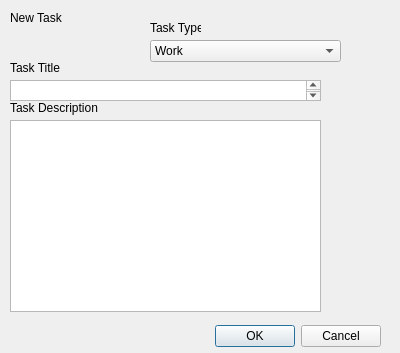
<?xml version="1.0" encoding="UTF-8"?>
<ui version="4.0">
 <class>newTask_form</class>
 <widget class="QWidget" name="newTask_form">
  <property name="geometry">
   <rect>
    <x>0</x>
    <y>0</y>
    <width>400</width>
    <height>353</height>
   </rect>
  </property>
  <property name="windowTitle">
   <string>Form</string>
  </property>
  <widget class="QDialogButtonBox" name="buttonBox">
   <property name="geometry">
    <rect>
     <x>40</x>
     <y>320</y>
     <width>341</width>
     <height>32</height>
    </rect>
   </property>
   <property name="orientation">
    <enum>Qt::Horizontal</enum>
   </property>
   <property name="standardButtons">
    <set>QDialogButtonBox::Cancel|QDialogButtonBox::Ok</set>
   </property>
  </widget>
  <widget class="QLabel" name="label">
   <property name="geometry">
    <rect>
     <x>10</x>
     <y>10</y>
     <width>61</width>
     <height>16</height>
    </rect>
   </property>
   <property name="text">
    <string>New Task</string>
   </property>
  </widget>
  <widget class="QTextEdit" name="task_title">
   <property name="geometry">
    <rect>
     <x>10</x>
     <y>80</y>
     <width>311</width>
     <height>21</height>
    </rect>
   </property>
  </widget>
  <widget class="QTextBrowser" name="task_description">
   <property name="geometry">
    <rect>
     <x>10</x>
     <y>120</y>
     <width>311</width>
     <height>192</height>
    </rect>
   </property>
  </widget>
  <widget class="QLabel" name="label_3">
   <property name="geometry">
    <rect>
     <x>10</x>
     <y>100</y>
     <width>91</width>
     <height>16</height>
    </rect>
   </property>
   <property name="text">
    <string>Task Description</string>
   </property>
  </widget>
  <widget class="QComboBox" name="task_type">
   <property name="geometry">
    <rect>
     <x>150</x>
     <y>40</y>
     <width>191</width>
     <height>22</height>
    </rect>
   </property>
   <item>
    <property name="text">
     <string>Work</string>
    </property>
   </item>
   <item>
    <property name="text">
     <string>Home</string>
    </property>
   </item>
   <item>
    <property name="text">
     <string>School</string>
    </property>
   </item>
   <item>
    <property name="text">
     <string>Other Activities</string>
    </property>
   </item>
  </widget>
  <widget class="QLabel" name="label_2">
   <property name="geometry">
    <rect>
     <x>10</x>
     <y>60</y>
     <width>51</width>
     <height>16</height>
    </rect>
   </property>
   <property name="text">
    <string>Task Title</string>
   </property>
  </widget>
  <widget class="QLabel" name="label_4">
   <property name="geometry">
    <rect>
     <x>150</x>
     <y>20</y>
     <width>51</width>
     <height>16</height>
    </rect>
   </property>
   <property name="text">
    <string>Task Type</string>
   </property>
  </widget>
 </widget>
 <resources/>
 <connections/>
</ui>
